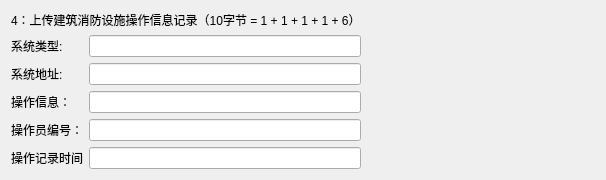
               <widget class="QWidget" name="page_4">
                <layout class="QGridLayout" name="gridLayout_7">
                 <item row="1" column="0">
                  <widget class="QLabel" name="label_36">
                   <property name="text">
                    <string>系统类型:</string>
                   </property>
                  </widget>
                 </item>
                 <item row="1" column="1">
                  <widget class="QLineEdit" name="Line_4_1"/>
                 </item>
                 <item row="3" column="1">
                  <widget class="QLineEdit" name="Line_4_3"/>
                 </item>
                 <item row="4" column="0">
                  <widget class="QLabel" name="label_40">
                   <property name="text">
                    <string>操作员编号：</string>
                   </property>
                  </widget>
                 </item>
                 <item row="1" column="2">
                  <spacer name="horizontalSpacer_5">
                   <property name="orientation">
                    <enum>Qt::Orientation::Horizontal</enum>
                   </property>
                   <property name="sizeHint" stdset="0">
                    <size>
                     <width>234</width>
                     <height>20</height>
                    </size>
                   </property>
                  </spacer>
                 </item>
                 <item row="4" column="1">
                  <widget class="QLineEdit" name="Line_4_4"/>
                 </item>
                 <item row="5" column="0">
                  <widget class="QLabel" name="label_35">
                   <property name="text">
                    <string>操作记录时间</string>
                   </property>
                  </widget>
                 </item>
                 <item row="3" column="0">
                  <widget class="QLabel" name="label_38">
                   <property name="text">
                    <string>操作信息：</string>
                   </property>
                  </widget>
                 </item>
                 <item row="0" column="0" colspan="2">
                  <widget class="QLabel" name="label_37">
                   <property name="maximumSize">
                    <size>
                     <width>16777215</width>
                     <height>60</height>
                    </size>
                   </property>
                   <property name="text">
                    <string>4：上传建筑消防设施操作信息记录（10字节 = 1 + 1 + 1 + 1 + 6）</string>
                   </property>
                  </widget>
                 </item>
                 <item row="2" column="0">
                  <widget class="QLabel" name="label_39">
                   <property name="text">
                    <string>系统地址:</string>
                   </property>
                  </widget>
                 </item>
                 <item row="2" column="1">
                  <widget class="QLineEdit" name="Line_4_2"/>
                 </item>
                 <item row="5" column="1">
                  <widget class="QLineEdit" name="Line_4_5"/>
                 </item>
                </layout>
               </widget>
